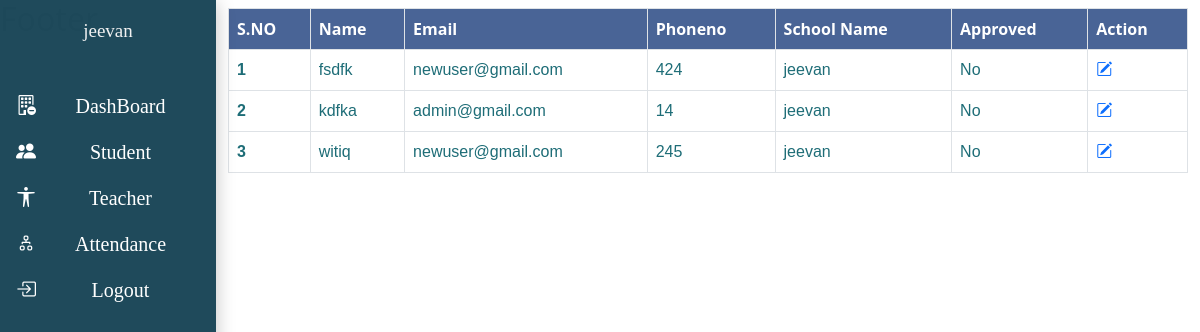
The page /school/studentApproveList (signed in) on the database its author committed.
### Auth/models.py (models this page shows)
class User(AbstractUser):
    name=models.CharField(max_length=60)
    types=models.CharField(max_length=50,choices=ROLES,default="admin")
    def __str__(self):
        return self.username

### school/models.py (models this page shows, shortened)
class SchoolStudentsModel(models.Model):
	author=models.ForeignKey('Auth.User',on_delete=models.CASCADE,null=True,blank=True)
	schoolProf=models.ForeignKey('school.SchoolProfileModel',on_delete=models.SET_NULL,null=True,blank=True,related_name="studentSchools")
	studentProf=models.ForeignKey('student.StudentProfileModel',on_delete=models.SET_NULL,related_name="studentsSS",null=True,blank=True)
	studentName=models.CharField(max_length=60)
	email=models.EmailField()
	phoneNo=models.BigIntegerField(null=True,blank=True)
	publish = models.DateTimeField(default=timezone.now)
	created = models.DateTimeField(auto_now_add=True)
	updated = models.DateTimeField(auto_now=True)
	schoolbystudentVerify=models.BooleanField(null=True,default=False)
	status = models.CharField(max_length=10, choices=STATUS_CHOICES, default='draft')

class SchoolProfileModel(models.Model):
    name=models.CharField(max_length=100)
    slug=models.SlugField(max_length=100,blank=True)
    address = models.TextField(null=True, blank=True)
    author = models.ForeignKey('Auth.User', on_delete=models.SET_NULL, related_name='authorSProfile', null=True, blank=True)
    authAdmin = models.OneToOneField('Auth.User',on_delete=models.CASCADE, related_name='authAdminSPM', null=True, blank=True)
    udiseCode=models.CharField(null=True,blank=True,unique=True,max_length=70)
    district=models.CharField(null=True,blank=True,max_length=100)
    block=models.CharField(null=True,blank=True,max_length=100)
    village=models.CharField(null=True,blank=True,max_length=100)
    schoolLogo=models.ImageField(upload_to="schoolLogo",null=True,blank=True)
    pinCode=models.IntegerField(null=True,blank=True)
    schoolCategory=models.CharField(null=True,blank=True,max_length=50)
    principalName=models.CharField(null=True,blank=True,max_length=50)
    principalMobile=models.BigIntegerField(null=True,blank=True)
    principalEmail=models.EmailField(null=True,blank=True,max_length=50)
    spocName=models.CharField(null=True,blank=True,max_length=50)
    spocMobile=models.BigIntegerField(null=True,blank=True)
    spocEmail=models.EmailField(null=True,blank=True,max_length=50)
    publish = models.DateTimeField(default=timezone.now)
    created = models.DateTimeField(auto_now_add=True)
    updated = models.DateTimeField(auto_now=True)
    status = models.CharField(max_length=10, choices=STATUS_CHOICES, default='draft')
    def __str__(self):
        return self.name

### student/models.py (models this page shows, shortened)
class StudentProfileModel(models.Model):
    author=models.ForeignKey('Auth.User',on_delete=models.CASCADE,related_name="StudentUsers",null=True)
    name=models.CharField(max_length=100)
    phoneNo=models.BigIntegerField()
    address=models.TextField()
    email=models.EmailField()
    pinCode=models.IntegerField(null=True,blank=True)
    dob=models.DateField(null=True,blank=True)
    stuState=models.ForeignKey('student.state',on_delete=models.CASCADE,related_name="StuState",null=True,blank=True)
    stuCity=models.ForeignKey('student.city',on_delete=models.CASCADE,related_name="StuCity",null=True,blank=True)
    gender=models.CharField(max_length=30,choices=GENDER_CHOICES)
    profile=models.ImageField(upload_to="studentImage",blank=True,null=True)
    category=models.CharField(max_length=30,choices=CATEGORY_CHOICES)
    authAdmin=models.OneToOneField(User,on_delete=models.CASCADE,related_name="StudentAdmin",null=True)
    schoolName=models.ForeignKey('school.SchoolProfileModel',on_delete=models.CASCADE,related_name="studentschols",null=True,blank=True)
    fatherName = models.CharField(null=True, blank=True,max_length=50)
    motherName = models.CharField(null=True, blank=True,max_length=50)
    totalFamilyIncome = models.PositiveIntegerField(null=True, blank=True)
    totalFamilyMember=models.IntegerField(null=True,blank=True)
    status = models.CharField(max_length=10, choices=STATUS_CHOICES, default='draft', null=True, blank=True)
    publish = models.DateTimeField(default=timezone.now)
    created = models.DateTimeField(auto_now_add=True)
    updated = models.DateTimeField(auto_now=True)

### school/views.py (the view)
# urls.py: path('studentApproveList',views.studentApproveView,name="studentApprovelist"),
def studentApproveView(request):
    StuApprove=SchoolStudentsModel.objects.filter(schoolProf__author=request.user,schoolbystudentVerify=False)
    context={
        'stuData':StuApprove
    }
    return render(request,"base/studentapprovelist.html",context)

### school/templates/base/studentapprovelist.html
{% extends 'base/schoolBase.html' %}
{% block content %}
{% if stuData %}
<table class="table table-bordered my-2">
    <thead style="background-color: rgb(73, 100, 150);color: white;text-transform: capitalize;"">
      <tr>
        <th scope="col">S.NO</th>
        <th scope="col">Name</th>
        <th scope="col">email</th>
        <th scope="col">phoneno</th>
        <th scope="col">school Name</th>
        <th scope="col">Approved</th>
        <th scope="col">Action</th>
      </tr>
    </thead>
    <tbody>
        {% for stuSchool in stuData %}
      <tr style="color:rgb(30, 109, 119);font-size: 16px;font-family: 'Franklin Gothic Medium', 'Arial Narrow', Arial, sans-serif;">
        <th scope="row">{{forloop.counter}}</th>
        <td>{{stuSchool.studentProf.name}}</td>
        <td>{{stuSchool.studentProf.email}}</td>
        <td>{{stuSchool.studentProf.phoneNo}}</td>
        <td>{{stuSchool.schoolProf}}</td>
        <td>{% if stuSchool.schoolbystudentVerify %}Yes{% else %} No{% endif %}</td>
        <td><a href="{% url 'school:editstudentprofile' stuSchool.id %} "><i class="bi bi-pencil-square"></i></a></td>
      </tr>
      {% endfor %}
      {% else %}
      <h5 class="text-danger">No Data </h5>
     {% endif %}
    </tbody>
  </table>
{% endblock %}

### school/templates/base/schoolBase.html (shortened to what this page needs)
{% load static %}
<!DOCTYPE html>
<html lang="en">
<head>
    </head>
<body>
    {% if request.user.types == "school" %}
    <div class="main">
    <header class="NavContainer">
        <div class="container">
            <div class="row">
                <div class="col-12 ">
                    <div class="sidenav">
                            <div class="head_info">
                                <div class="SchoolInfo">
                                <h5>{{request.user}}</h5>
                                </div>
                            </div>
                        <nav class="NavBarItem">
                            <ul class="nav " id="navItem">
                                <li class="nav-item">
                                    <a href="{% url 'school:Dashboard' %}" class="nav-link"><i class="bi bi-building-dash "></i>DashBoard</a>
                                </li>
                                <li class="nav-item">
                                    <a href="{% url 'school:StudentDetaillist' %}" class="nav-link"><i class="bi bi-people-fill "></i>Student </a>
                                </li>
                                <li class="nav-item">
                                    <a href="#" class="nav-link"><i class="bi bi-universal-access "> </i>Teacher</a>
                                </li>
                                <li class="nav-item">
                                    <a href="#" class="nav-link"><i class="bi bi-diagram-2"></i>Attendance</a>
                                </li>
                                <li class="nav-item">
                                    <a href="#" class="nav-link"> <i class="bi bi-box-arrow-in-right "></i>Logout</a>
                                </li>
                            </ul>
                        </nav>
                    </div>
                </div>
            </div>
        </div>
    </header>
    <section class="MainContainer">
        <div class="container">
            <div class="row ">
                <div class="col-12">
                    {% block content  %}
                    {% endblock %}
                </div>
            </div>
        </div>
    </section>
    </div>
 <footer>
    <h2>Footer</h2>
 </footer>
 {% endif %}
 <link rel="stylesheet" href="{% static 'css/style.css' %}">
    <link href="https://cdn.datatables.net/v/dt/dt-2.0.7/datatables.min.css" rel="stylesheet">
    <link rel="stylesheet" href="https://cdn.jsdelivr.net/npm/bootstrap-icons@1.11.3/font/bootstrap-icons.min.css">
    <link href="https://cdn.jsdelivr.net/npm/bootstrap@5.0.2/dist/css/bootstrap.min.css" rel="stylesheet">
</body>
</html>

### school/static/css/style.css (style rules this page uses)
.NavContainer .sidenav { height:100%; width: 18%; position: fixed; z-index:1; top:0; left:0; background-color:#1e495afd; box-shadow: rgba(0, 0, 0, 0.24) 0px 3px 18px; overflow-x:hidden; padding-top:20px; }
.sidenav .head_info .SchoolInfo { display: flex; justify-content: center; align-items: center; gap: 12px; }
.sidenav .head_info .SchoolInfo h5 { color: #f1f1f1; font-size: 19px; font-family: Cambria, Cochin, Georgia, Times, 'Times New Roman', serif; }
.NavContainer { float: left; }
.NavContainer .NavBarItem .nav { margin-top: 2rem; display: flex; flex-direction: column; }
.NavContainer .NavBarItem .nav li { list-style-type: none; display: block; }
.NavContainer .NavBarItem .nav li a { font-size: 20px; font-family:fantasy; color:#ffffff; text-align: center; }
.NavContainer .NavBarItem .nav li a i { float: left; margin-right:5px; }
.MainContainer { width: 82%; float: right; overflow: hidden; }

### rows shown on the page
SchoolStudentsModel: studentProf.name "fsdfk", studentProf.email "newuser@gmail.com", studentProf.phoneNo "424", schoolProf "jeevan", schoolbystudentVerify "No"
SchoolStudentsModel: studentProf.name "kdfka", studentProf.email "admin@gmail.com", studentProf.phoneNo "14", schoolProf "jeevan", schoolbystudentVerify "No"
SchoolStudentsModel: studentProf.name "witiq", studentProf.email "newuser@gmail.com", studentProf.phoneNo "245", schoolProf "jeevan", schoolbystudentVerify "No"

### other values the page prints
{{ request.user }} "jeevan"
